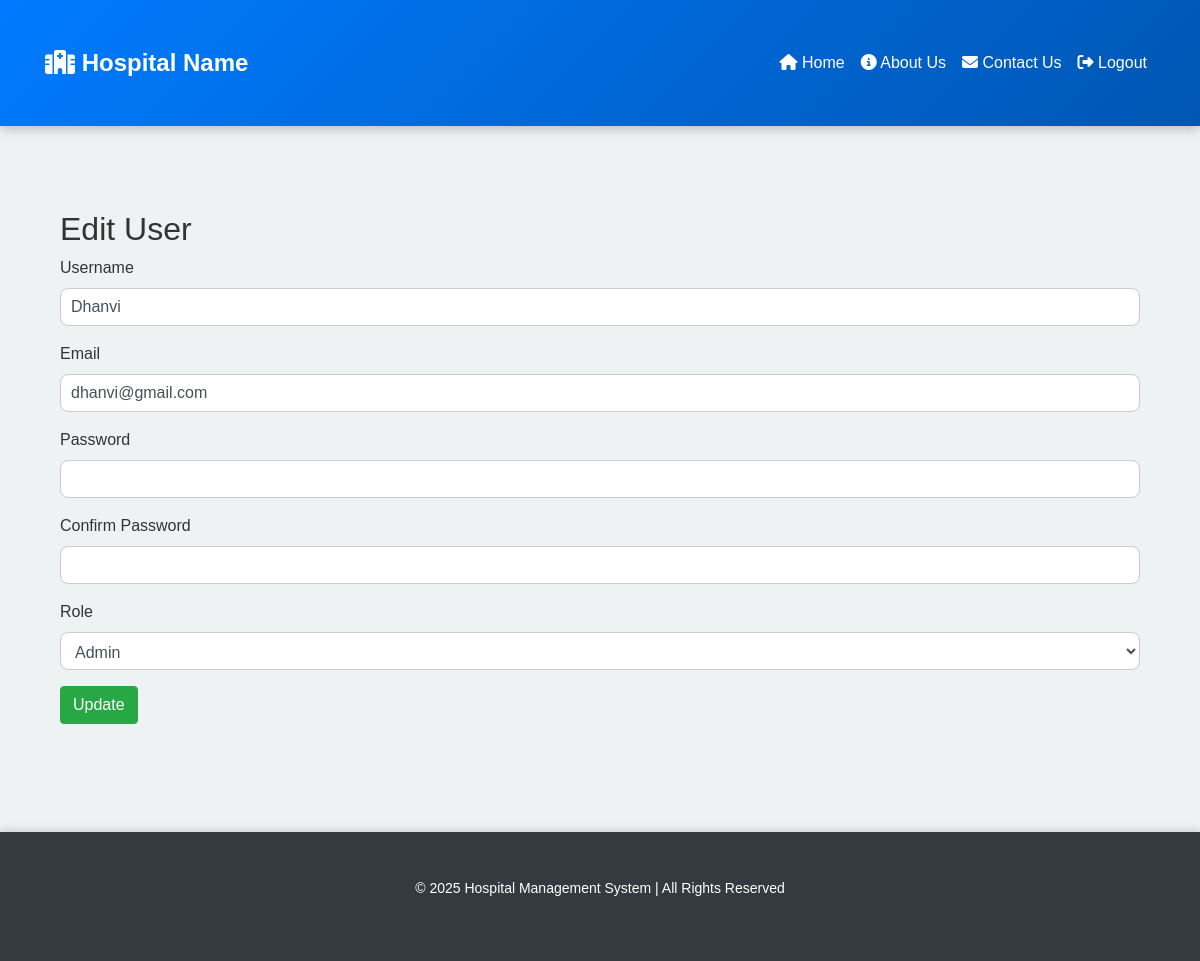
The page /admin/edit_user/1 (signed in) on the database its author committed.
### app/models.py (models this page shows)
class User(db.Model, UserMixin):
    __tablename__ = 'user'
    id = db.Column(db.Integer, primary_key=True)
    username = db.Column(db.String(80), unique=True, nullable=False)
    email = db.Column(db.String(120), unique=True, nullable=False)
    password = db.Column(db.String(120), nullable=False)
    role_id = db.Column(db.Integer, db.ForeignKey('role.id'), nullable=False)

### app/routes.py (the view, shortened to what this page needs)
@admin_routes.route('/edit_user/<int:user_id>', methods=['GET', 'POST'])
@login_required
def edit_user(user_id):
    if current_user.role.name.lower() != 'admin':
        flash('Access denied', 'danger')
        return redirect(url_for('main_routes.home'))
    user = User.query.get_or_404(user_id)
    form = UserForm(obj=user)
    return render_template('edit_user.html', form=form, user=user)

### app/forms.py
class UserForm(FlaskForm):
    username = StringField('Username', validators=[DataRequired(), Length(min=3, max=25)])
    email = StringField('Email', validators=[DataRequired(), Email()])
    password = PasswordField('Password', validators=[
        DataRequired(),
        Length(min=6),
        EqualTo('confirm_password', message='Passwords must match')
    ])
    confirm_password = PasswordField('Confirm Password', validators=[DataRequired()])
    role = SelectField('Role', coerce=int, validators=[DataRequired()])  # Role dropdown
    submit = SubmitField('Submit')
    def __init__(self, *args, **kwargs):
        super(UserForm, self).__init__(*args, **kwargs)
        self.role.choices = [(role.id, role.name) for role in Role.query.all()]

### app/__init__.py (called while the page is built)
@login_manager.user_loader
def load_user(user_id):
    return User.query.get(int(user_id))

### app/templates/edit_user.html (shortened to what this page needs)
{% extends "base.html" %}
{% block content %}
<div class="container">
    <h2>Edit User</h2>
    <form method="POST">
        <div class="form-group">
            {{ form.username.label }}
            {{ form.username(class="form-control") }}
        </div>
        <div class="form-group">
            {{ form.email.label }}
            {{ form.email(class="form-control") }}
        </div>
        <div class="form-group">
            {{ form.password.label }}
            {{ form.password(class="form-control") }}
        </div>
        <div class="form-group">
            {{ form.confirm_password.label }}
            {{ form.confirm_password(class="form-control") }}
        </div>
        <div class="form-group">
            {{ form.role.label }}
            {{ form.role(class="form-control") }}
        </div>
        <button type="submit" class="btn btn-success">Update</button>
    </form>
</div>
{% endblock %}

### app/static/css/styles.css (style rules this page uses)
body { font-family: 'Poppins', sans-serif; background-color: #eef2f3; color: #333; margin: 0; padding: 0; }
.container { padding-top: 30px; padding-bottom: 30px; }
.form-control { border-radius: 8px; border: 1px solid #ccc; padding: 10px; transition: all 0.3s ease-in-out; }

### rows shown on the page
User: username "Dhanvi", email "dhanvi@gmail.com", role "Admin"
